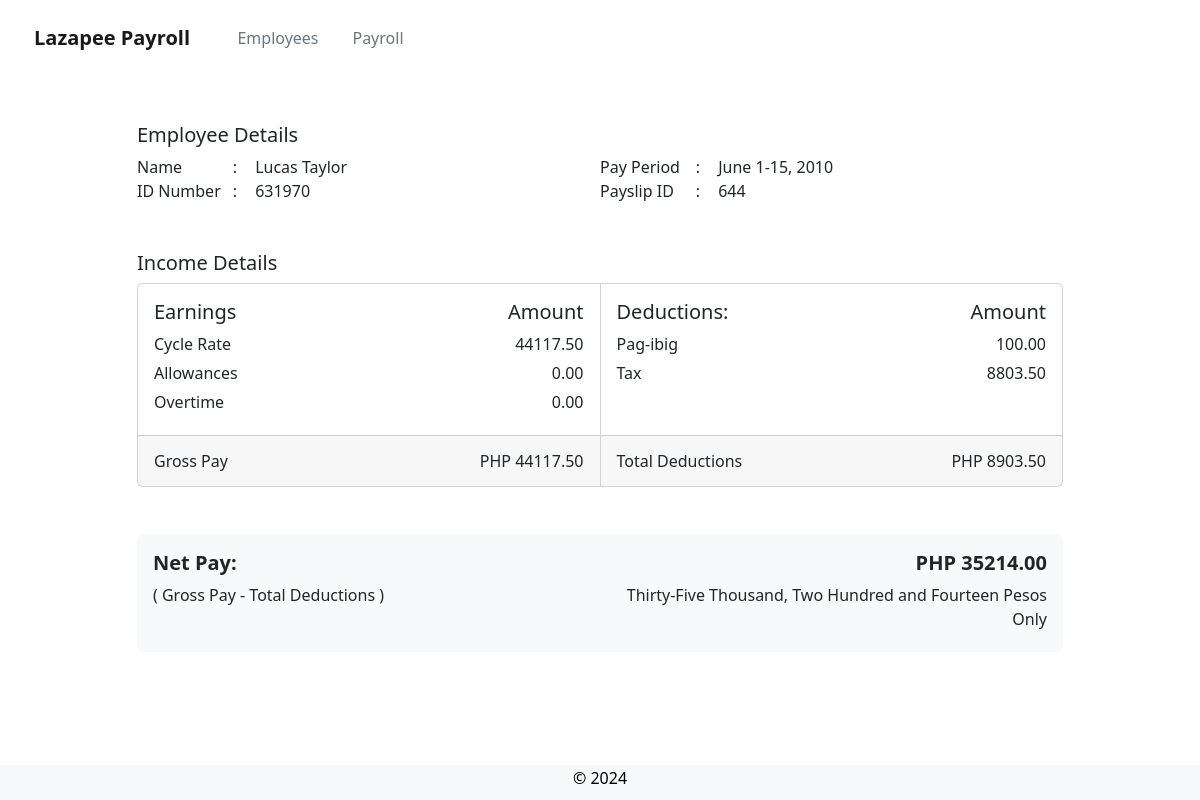
/view_payslip/644/, run on the app's committed database.
### payroll_app/models.py (models this page shows)
class Payslip(models.Model):
    employee = models.ForeignKey(Employee, on_delete=models.CASCADE)
    id_number = models.IntegerField()
    rate = models.FloatField(default=0)
    cycle_rate = models.FloatField(default=0)
    overtime_pay = models.FloatField(null=True, default=0)
    allowance = models.FloatField(null=True, default=0)
    month = models.CharField(max_length=10)
    date_range = models.CharField(max_length=25)
    year = models.CharField(max_length=4)
    pay_cycle = models.IntegerField()
    tax = models.FloatField(null=True, default=0)
    philhealth = models.FloatField(null=True, default=0)
    pag_ibig = models.FloatField(null=True, default=0)
    sss = models.FloatField(null=True, default=0)
    total_deductions = models.FloatField(null=True, default=0)
    gross_pay = models.FloatField(null=True, default=0)
    total_pay = models.FloatField(null=True, default=0)
    total_pay_desc = models.CharField(max_length=300, default="")

class Employee(models.Model):
    name = models.CharField(max_length=25)
    id_number = models.IntegerField()
    rate = models.FloatField()
    overtime_hours = models.IntegerField(null=True, default=0)
    overtime_pay = models.FloatField(null=True, default=0)
    allowance = models.FloatField(null=True, default=0)

### payroll_app/views.py (the view)
# urls.py: path('view_payslip/<int:pk>/', views.view_payslip, name='view_payslip'),
def view_payslip(request, pk):
    payslip = Payslip.objects.get(pk=pk)
    return render(request, 'payroll_app/view_payslip.html', {'payslip':payslip})

### payroll_app/templates/payroll_app/view_payslip.html (shortened to what this page needs)
{% extends 'payroll_app/base.html' %}
{% load static %}
{% block content %}
<div class="row pb-5 mt-5">
    <h5> Employee Details </h5>
    <div class="d-flex flex-wrap">
        <div class="col-md-6">
            <span style="display:inline-block; min-width: 10ch;"> Name </span>
            <span style="display:inline-block; min-width: 2ch;"> : </span>
            <span> {{ payslip.employee.name }} </span>
        </div>
        <div class="col-md-6">
            <span style="display:inline-block; min-width: 10ch;"> Pay Period </span>
            <span style="display:inline-block; min-width: 2ch;"> : </span>
            <span> {{ payslip.date_range }} </span>
        </div>
        <div class="col-md-6">
            <span style="display:inline-block; min-width: 10ch;"> ID Number </span>
            <span style="display:inline-block; min-width: 2ch;"> : </span>
            <span> {{ payslip.id_number }} </span>
        </div>
        <div class="col-md-6">
            <span style="display:inline-block; min-width: 10ch;"> Payslip ID </span>
            <span style="display:inline-block; min-width: 2ch;"> : </span>
            <span> {{ payslip.pk }} </span>
        </div>
    </div>
</div>
<div class="row pb-5">
    <h5> Income Details </h5>
    <div class="card-group">
        <div class="card">
            <div class="card-body d-flex flex-wrap">
                <div class="col-md-6">
                    <h5 class="card-title"> Earnings </h5>
                    <p> Cycle Rate </p>
                    <p> Allowances </p>
                    <p> Overtime </p>
                </div>
                <div class="col-md-6" style="text-align: right;">
                    <h5 class="title">Amount</h5>
                    <p> {{ payslip.cycle_rate | floatformat:"2" }} </p>
                    <p> {{ payslip.allowance | floatformat:"2" }} </p>
                    <p> {{ payslip.overtime_pay | floatformat:"2" }} </p>
                </div>
            </div>
            <div class="card-footer d-flex flex-wrap">
                <div class="col-md-6">
                    <p> Gross Pay </p>
                </div>
                <div class="col-md-6" style="text-align: right;">
                    <p> PHP {{ payslip.gross_pay | floatformat:"2" }} </p>
                </div>
            </div>
        </div>
        <div class="card">
            <div class="card-body d-flex flex-wrap">
                <div class="col-md-6">
                    <h5 class="card-title"> Deductions: </h5>
                    {% if payslip.pay_cycle == 1 %}
                        <p> Pag-ibig </p>
                    {% else %}
                        <p> PhilHealth </p>
                        <p> SSS </p>
                    {% endif %}
                    <p> Tax </p>
                </div>
                <div class="col-md-6 text-end">
                    <h5 class="title">Amount</h5>
                    {% if payslip.pay_cycle == 1 %}
                        <p> {{ payslip.pag_ibig | floatformat:"2" }} </p>
                    {% else %}
                        <p> {{ payslip.philhealth | floatformat:"2" }} </p>
                        <p> {{ payslip.sss | floatformat:"2" }} </p>
                    {% endif %}
                    <p> {{ payslip.tax | floatformat:"2" }} </p>
                </div>
            </div>
            <div class="card-footer d-flex flex-wrap">
                <div class="col-md-6">
                    <p> Total Deductions </p>
                </div>
                <div class="col-md-6 text-end">
                    <p> PHP {{ payslip.total_deductions | floatformat:"2" }} </p>
                </div>
            </div>
        </div>
    </div>
</div>
<div class="row pb-5">
    <div class="card-group">
        <div class="card bg-light border-0">
            <div class="card-body">
                <h5><b> Net Pay: </b></h5>
                <p> ( Gross Pay - Total Deductions ) </p>
            </div>
        </div>
        <div class="card bg-light border-0">
            <div class="card-body" style="text-align: right;">
                <h5><b> PHP {{ payslip.total_pay | floatformat:"2" }} </b></h5>
                <p> {{ payslip.total_pay_desc }} Pesos Only </p>
            </div>
        </div>
    </div>
</div>
{% endblock %}

### payroll_app/templates/payroll_app/view_payslip.html (style rules this page uses)
p { margin-top: 5px; margin-bottom: 5px; }

### data on the page
Payslip: employee.name "Lucas Taylor", date_range "June 1-15, 2010", id_number "631970", pk "644", cycle_rate "44117.50", allowance "0.00", overtime_pay "0.00", gross_pay "44117.50", pag_ibig "100.00", tax "8803.50", total_deductions "8903.50", total_pay "35214.00", total_pay_desc "Thirty-Five Thousand, Two Hundred and Fourteen"
